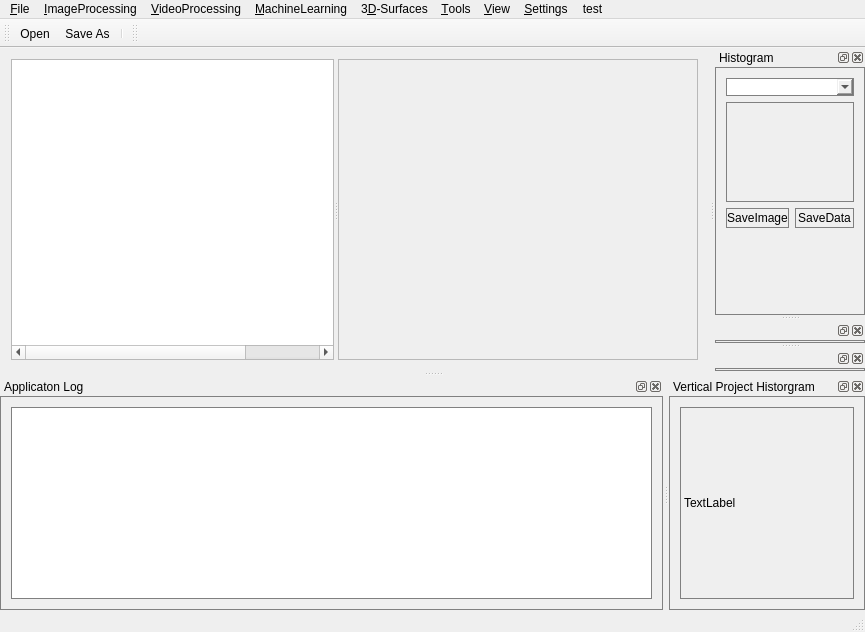
<?xml version="1.0" encoding="UTF-8"?>
<ui version="4.0">
 <class>MainWindow</class>
 <widget class="QMainWindow" name="MainWindow">
  <property name="geometry">
   <rect>
    <x>0</x>
    <y>0</y>
    <width>865</width>
    <height>632</height>
   </rect>
  </property>
  <property name="windowTitle">
   <string>Image Expert</string>
  </property>
  <property name="styleSheet">
   <string notr="true"/>
  </property>
  <widget class="QWidget" name="centralWidget">
   <property name="minimumSize">
    <size>
     <width>633</width>
     <height>200</height>
    </size>
   </property>
   <layout class="QHBoxLayout" name="horizontalLayout">
    <item>
     <widget class="QSplitter" name="splitH">
      <property name="orientation">
       <enum>Qt::Horizontal</enum>
      </property>
      <widget class="QTableWidget" name="tableWidgetHistory">
       <property name="acceptDrops">
        <bool>true</bool>
       </property>
       <property name="toolTip">
        <string>&lt;html&gt;&lt;head/&gt;&lt;body&gt;&lt;p&gt;历史文件信息&lt;/p&gt;&lt;/body&gt;&lt;/html&gt;</string>
       </property>
       <property name="editTriggers">
        <set>QAbstractItemView::NoEditTriggers</set>
       </property>
       <attribute name="horizontalHeaderVisible">
        <bool>false</bool>
       </attribute>
       <attribute name="verticalHeaderVisible">
        <bool>false</bool>
       </attribute>
       <attribute name="verticalHeaderCascadingSectionResizes">
        <bool>true</bool>
       </attribute>
       <attribute name="verticalHeaderDefaultSectionSize">
        <number>20</number>
       </attribute>
       <attribute name="verticalHeaderMinimumSectionSize">
        <number>17</number>
       </attribute>
       <attribute name="verticalHeaderStretchLastSection">
        <bool>false</bool>
       </attribute>
       <column>
        <property name="text">
         <string>Image</string>
        </property>
        <property name="textAlignment">
         <set>AlignLeading|AlignBottom</set>
        </property>
       </column>
       <column>
        <property name="text">
         <string>Size</string>
        </property>
        <property name="textAlignment">
         <set>AlignLeading|AlignBottom</set>
        </property>
       </column>
       <column>
        <property name="text">
         <string>Info</string>
        </property>
       </column>
       <column>
        <property name="text">
         <string>PathinWorkspace</string>
        </property>
       </column>
      </widget>
      <widget class="QScrollArea" name="scrollAreaMainDisplay">
       <property name="minimumSize">
        <size>
         <width>360</width>
         <height>240</height>
        </size>
       </property>
       <property name="widgetResizable">
        <bool>true</bool>
       </property>
       <widget class="QWidget" name="scrollAreaWidgetContents">
        <property name="geometry">
         <rect>
          <x>0</x>
          <y>0</y>
          <width>358</width>
          <height>300</height>
         </rect>
        </property>
        <layout class="QHBoxLayout" name="horizontalLayout_2">
         <item>
          <widget class="CImageLabel" name="pictureBox">
           <property name="minimumSize">
            <size>
             <width>0</width>
             <height>0</height>
            </size>
           </property>
           <property name="cursor">
            <cursorShape>CrossCursor</cursorShape>
           </property>
           <property name="mouseTracking">
            <bool>true</bool>
           </property>
           <property name="text">
            <string/>
           </property>
          </widget>
         </item>
        </layout>
       </widget>
      </widget>
     </widget>
    </item>
   </layout>
  </widget>
  <widget class="QMenuBar" name="menuBar">
   <property name="geometry">
    <rect>
     <x>0</x>
     <y>0</y>
     <width>865</width>
     <height>23</height>
    </rect>
   </property>
   <widget class="QMenu" name="menu_File">
    <property name="tearOffEnabled">
     <bool>false</bool>
    </property>
    <property name="title">
     <string>&amp;File</string>
    </property>
    <property name="toolTipsVisible">
     <bool>true</bool>
    </property>
    <addaction name="action_Open"/>
    <addaction name="action_SaveAs"/>
    <addaction name="separator"/>
    <addaction name="action_Exit"/>
   </widget>
   <widget class="QMenu" name="menuImageProcessing">
    <property name="title">
     <string>&amp;ImageProcessing</string>
    </property>
    <widget class="QMenu" name="menuPointOperation">
     <property name="title">
      <string>Intensity Transformations </string>
     </property>
     <addaction name="actionInverse"/>
     <addaction name="actionLog_Transformations"/>
     <addaction name="actionGamma_Transformations"/>
     <addaction name="actionPiecewise_Liear_Transformation_Functions"/>
     <addaction name="separator"/>
     <addaction name="actionHistogram_Equalization"/>
     <addaction name="actionHistogram_Matching"/>
     <addaction name="actionLocal_Histogram_Processing"/>
     <addaction name="actionHistogram_Image_Enhancement"/>
     <addaction name="separator"/>
     <addaction name="actionGray_Strach"/>
     <addaction name="actionDifference"/>
     <addaction name="actionFusing"/>
     <addaction name="actionCorrelation"/>
     <addaction name="action_miu_delta_Equalization"/>
     <addaction name="actionBinary_Operation"/>
    </widget>
    <widget class="QMenu" name="menuSpatial_Filtering">
     <property name="title">
      <string>Spatial Filtering</string>
     </property>
     <addaction name="actionSmoothing_Spatial_Filters"/>
     <addaction name="actionSharpening_Spatial_Filters"/>
     <addaction name="actionImage_Enhance"/>
    </widget>
    <widget class="QMenu" name="menuFrequency_Domain">
     <property name="title">
      <string>Frequency Domain</string>
     </property>
     <addaction name="actionSmoothing"/>
     <addaction name="actionSharpening"/>
     <addaction name="actionSelective_Filtering"/>
    </widget>
    <widget class="QMenu" name="menuImage_Restoration_and_Reconstruction">
     <property name="title">
      <string>Color Image Processing</string>
     </property>
    </widget>
    <addaction name="menuPointOperation"/>
    <addaction name="actionNoise_Models"/>
    <addaction name="menuSpatial_Filtering"/>
    <addaction name="actiong_Fuzzy_Techniques"/>
    <addaction name="separator"/>
    <addaction name="menuFrequency_Domain"/>
    <addaction name="separator"/>
    <addaction name="menuImage_Restoration_and_Reconstruction"/>
    <addaction name="separator"/>
    <addaction name="actionMorphological_Image_Processing"/>
    <addaction name="separator"/>
    <addaction name="actionImage_Segmentation"/>
   </widget>
   <widget class="QMenu" name="menuSettings">
    <property name="title">
     <string>&amp;Settings</string>
    </property>
    <widget class="QMenu" name="menuLanguages_2">
     <property name="title">
      <string>Languages</string>
     </property>
     <addaction name="actionChinese"/>
     <addaction name="actionEnglish_2"/>
    </widget>
    <addaction name="menuLanguages_2"/>
   </widget>
   <widget class="QMenu" name="menuVideoProcessing">
    <property name="title">
     <string>&amp;VideoProcessing</string>
    </property>
   </widget>
   <widget class="QMenu" name="menu_MachineLearning">
    <property name="title">
     <string>&amp;MachineLearning</string>
    </property>
   </widget>
   <widget class="QMenu" name="menu3_D_Surfaces">
    <property name="title">
     <string>3&amp;D-Surfaces</string>
    </property>
   </widget>
   <widget class="QMenu" name="menu_Tools">
    <property name="title">
     <string>&amp;Tools</string>
    </property>
    <addaction name="actionFileAssistant"/>
   </widget>
   <widget class="QMenu" name="menu_View">
    <property name="title">
     <string>&amp;View</string>
    </property>
   </widget>
   <widget class="QMenu" name="menutest">
    <property name="title">
     <string>test</string>
    </property>
    <addaction name="actiontestFunction"/>
   </widget>
   <addaction name="menu_File"/>
   <addaction name="menuImageProcessing"/>
   <addaction name="menuVideoProcessing"/>
   <addaction name="menu_MachineLearning"/>
   <addaction name="menu3_D_Surfaces"/>
   <addaction name="menu_Tools"/>
   <addaction name="menu_View"/>
   <addaction name="menuSettings"/>
   <addaction name="menutest"/>
  </widget>
  <widget class="QToolBar" name="mainToolBar">
   <attribute name="toolBarArea">
    <enum>TopToolBarArea</enum>
   </attribute>
   <attribute name="toolBarBreak">
    <bool>false</bool>
   </attribute>
   <addaction name="action_Open"/>
   <addaction name="action_SaveAs"/>
   <addaction name="separator"/>
  </widget>
  <widget class="QStatusBar" name="statusBar"/>
  <widget class="QDockWidget" name="dockWidgetHistorgram">
   <property name="features">
    <set>QDockWidget::AllDockWidgetFeatures</set>
   </property>
   <property name="allowedAreas">
    <set>Qt::LeftDockWidgetArea|Qt::RightDockWidgetArea</set>
   </property>
   <property name="windowTitle">
    <string>Histogram</string>
   </property>
   <attribute name="dockWidgetArea">
    <number>2</number>
   </attribute>
   <widget class="QWidget" name="dockWidgetContentsHistorgram">
    <property name="styleSheet">
     <string notr="true">border:1px solid gray;</string>
    </property>
    <layout class="QVBoxLayout" name="verticalLayout_3">
     <item>
      <layout class="QVBoxLayout" name="verticalLayout_2">
       <item>
        <layout class="QVBoxLayout" name="verticalLayout">
         <item>
          <widget class="QComboBox" name="comboBoxHistorgram">
           <property name="maximumSize">
            <size>
             <width>16777215</width>
             <height>16777215</height>
            </size>
           </property>
           <property name="currentText">
            <string/>
           </property>
           <property name="currentIndex">
            <number>-1</number>
           </property>
           <property name="maxVisibleItems">
            <number>4</number>
           </property>
          </widget>
         </item>
         <item>
          <widget class="CImageLabel" name="labelHistorgram">
           <property name="minimumSize">
            <size>
             <width>128</width>
             <height>100</height>
            </size>
           </property>
           <property name="maximumSize">
            <size>
             <width>16777215</width>
             <height>150</height>
            </size>
           </property>
           <property name="text">
            <string/>
           </property>
          </widget>
         </item>
         <item>
          <layout class="QHBoxLayout" name="horizontalLayout_5">
           <item>
            <widget class="QPushButton" name="pushButtonHistSaveImg">
             <property name="minimumSize">
              <size>
               <width>0</width>
               <height>20</height>
              </size>
             </property>
             <property name="maximumSize">
              <size>
               <width>16777215</width>
               <height>16777215</height>
              </size>
             </property>
             <property name="toolTip">
              <string>save current historgram as image</string>
             </property>
             <property name="text">
              <string>SaveImage</string>
             </property>
            </widget>
           </item>
           <item>
            <widget class="QPushButton" name="pushButtonHistSaveData">
             <property name="minimumSize">
              <size>
               <width>0</width>
               <height>20</height>
              </size>
             </property>
             <property name="maximumSize">
              <size>
               <width>16777215</width>
               <height>16777215</height>
              </size>
             </property>
             <property name="toolTip">
              <string>Save current historgram to file</string>
             </property>
             <property name="text">
              <string>SaveData</string>
             </property>
            </widget>
           </item>
          </layout>
         </item>
        </layout>
       </item>
       <item>
        <spacer name="verticalSpacer">
         <property name="orientation">
          <enum>Qt::Vertical</enum>
         </property>
         <property name="sizeHint" stdset="0">
          <size>
           <width>20</width>
           <height>40</height>
          </size>
         </property>
        </spacer>
       </item>
      </layout>
     </item>
    </layout>
   </widget>
  </widget>
  <widget class="QDockWidget" name="dockWidgetAppInfo">
   <property name="styleSheet">
    <string notr="true">*{border: 1px solid gray;}</string>
   </property>
   <property name="windowTitle">
    <string>Applicaton Log</string>
   </property>
   <attribute name="dockWidgetArea">
    <number>8</number>
   </attribute>
   <widget class="QWidget" name="dockWidgetContents">
    <layout class="QVBoxLayout" name="verticalLayout_4">
     <item>
      <widget class="QTableWidget" name="tableWidgetLogInfo">
       <property name="enabled">
        <bool>true</bool>
       </property>
       <property name="sizePolicy">
        <sizepolicy hsizetype="Expanding" vsizetype="Expanding">
         <horstretch>0</horstretch>
         <verstretch>0</verstretch>
        </sizepolicy>
       </property>
       <property name="minimumSize">
        <size>
         <width>0</width>
         <height>100</height>
        </size>
       </property>
       <property name="maximumSize">
        <size>
         <width>16777215</width>
         <height>16777215</height>
        </size>
       </property>
       <property name="sizeIncrement">
        <size>
         <width>0</width>
         <height>150</height>
        </size>
       </property>
       <property name="frameShape">
        <enum>QFrame::StyledPanel</enum>
       </property>
       <property name="editTriggers">
        <set>QAbstractItemView::NoEditTriggers</set>
       </property>
       <property name="gridStyle">
        <enum>Qt::NoPen</enum>
       </property>
       <property name="columnCount">
        <number>3</number>
       </property>
       <attribute name="horizontalHeaderVisible">
        <bool>false</bool>
       </attribute>
       <attribute name="horizontalHeaderCascadingSectionResizes">
        <bool>false</bool>
       </attribute>
       <attribute name="horizontalHeaderMinimumSectionSize">
        <number>10</number>
       </attribute>
       <attribute name="horizontalHeaderStretchLastSection">
        <bool>true</bool>
       </attribute>
       <attribute name="verticalHeaderCascadingSectionResizes">
        <bool>true</bool>
       </attribute>
       <attribute name="verticalHeaderDefaultSectionSize">
        <number>20</number>
       </attribute>
       <attribute name="verticalHeaderMinimumSectionSize">
        <number>17</number>
       </attribute>
       <column>
        <property name="text">
         <string>Time</string>
        </property>
        <property name="font">
         <font>
          <family>Consolas</family>
         </font>
        </property>
       </column>
       <column>
        <property name="text">
         <string>Command</string>
        </property>
        <property name="font">
         <font>
          <family>Consolas</family>
         </font>
        </property>
       </column>
       <column>
        <property name="text">
         <string>Arguments</string>
        </property>
        <property name="font">
         <font>
          <family>Consolas</family>
         </font>
        </property>
       </column>
      </widget>
     </item>
    </layout>
   </widget>
  </widget>
  <widget class="QDockWidget" name="dockWidget_3">
   <property name="styleSheet">
    <string notr="true">*{border: 1px solid gray;}</string>
   </property>
   <property name="allowedAreas">
    <set>Qt::LeftDockWidgetArea|Qt::RightDockWidgetArea</set>
   </property>
   <attribute name="dockWidgetArea">
    <number>2</number>
   </attribute>
   <widget class="QWidget" name="dockWidgetContents_3">
    <widget class="QPushButton" name="pushButton">
     <property name="geometry">
      <rect>
       <x>20</x>
       <y>20</y>
       <width>75</width>
       <height>23</height>
      </rect>
     </property>
     <property name="text">
      <string>PushButton</string>
     </property>
    </widget>
   </widget>
  </widget>
  <widget class="QDockWidget" name="dockWidget_4">
   <property name="styleSheet">
    <string notr="true">*{border: 1px solid gray;}</string>
   </property>
   <property name="allowedAreas">
    <set>Qt::LeftDockWidgetArea|Qt::RightDockWidgetArea</set>
   </property>
   <attribute name="dockWidgetArea">
    <number>2</number>
   </attribute>
   <widget class="QWidget" name="dockWidgetContents_4"/>
  </widget>
  <widget class="QDockWidget" name="dockWidgetVPHist">
   <property name="styleSheet">
    <string notr="true">*{border: 1px solid gray;}</string>
   </property>
   <property name="allowedAreas">
    <set>Qt::BottomDockWidgetArea</set>
   </property>
   <property name="windowTitle">
    <string>Vertical Project Historgram</string>
   </property>
   <attribute name="dockWidgetArea">
    <number>8</number>
   </attribute>
   <widget class="QWidget" name="dockWidgetContentsVPHist">
    <layout class="QHBoxLayout" name="horizontalLayout_3">
     <item>
      <widget class="QLabel" name="label">
       <property name="minimumSize">
        <size>
         <width>0</width>
         <height>100</height>
        </size>
       </property>
       <property name="styleSheet">
        <string notr="true">*{border: 1px solid gray;}</string>
       </property>
       <property name="text">
        <string>TextLabel</string>
       </property>
      </widget>
     </item>
    </layout>
   </widget>
  </widget>
  <widget class="QToolBar" name="toolBar">
   <property name="windowTitle">
    <string>toolBar</string>
   </property>
   <attribute name="toolBarArea">
    <enum>TopToolBarArea</enum>
   </attribute>
   <attribute name="toolBarBreak">
    <bool>false</bool>
   </attribute>
  </widget>
  <action name="action_Open">
   <property name="icon">
    <iconset resource="resource.qrc">
     <normaloff>:/img/imgs/open.png</normaloff>:/img/imgs/open.png</iconset>
   </property>
   <property name="text">
    <string>&amp;Open...</string>
   </property>
   <property name="iconText">
    <string>Open</string>
   </property>
   <property name="toolTip">
    <string>Open Image Files</string>
   </property>
   <property name="whatsThis">
    <string>Open Image Files</string>
   </property>
   <property name="shortcut">
    <string>Alt+O</string>
   </property>
  </action>
  <action name="action_SaveAs">
   <property name="icon">
    <iconset resource="resource.qrc">
     <normaloff>:/img/imgs/save.png</normaloff>:/img/imgs/save.png</iconset>
   </property>
   <property name="text">
    <string>Save &amp;As...</string>
   </property>
   <property name="toolTip">
    <string>&lt;html&gt;&lt;head/&gt;&lt;body&gt;&lt;p&gt;Save As&lt;/p&gt;&lt;/body&gt;&lt;/html&gt;</string>
   </property>
   <property name="whatsThis">
    <string>Save As</string>
   </property>
   <property name="shortcut">
    <string>Alt+S</string>
   </property>
  </action>
  <action name="action_Exit">
   <property name="text">
    <string>&amp;Exit</string>
   </property>
   <property name="toolTip">
    <string>&lt;html&gt;&lt;head/&gt;&lt;body&gt;&lt;p&gt;Exit&lt;/p&gt;&lt;/body&gt;&lt;/html&gt;</string>
   </property>
  </action>
  <action name="actionEnglish">
   <property name="text">
    <string>English</string>
   </property>
  </action>
  <action name="actionChinese">
   <property name="checkable">
    <bool>true</bool>
   </property>
   <property name="text">
    <string>Chinese</string>
   </property>
  </action>
  <action name="actionEnglish_2">
   <property name="checkable">
    <bool>true</bool>
   </property>
   <property name="checked">
    <bool>true</bool>
   </property>
   <property name="text">
    <string>English</string>
   </property>
  </action>
  <action name="actionFileAssistant">
   <property name="text">
    <string>FileAssistant</string>
   </property>
  </action>
  <action name="actionInverse">
   <property name="text">
    <string>Negatives</string>
   </property>
  </action>
  <action name="actionLog_Transformations">
   <property name="text">
    <string>Log Transformations</string>
   </property>
  </action>
  <action name="actionGamma_Transformations">
   <property name="text">
    <string>Gamma Transformations</string>
   </property>
  </action>
  <action name="actionPiecewise_Liear_Transformation_Functions">
   <property name="text">
    <string>Piecewise-Liear Transformation Functions</string>
   </property>
  </action>
  <action name="actionHistogram_Equalization">
   <property name="text">
    <string>Histogram Equalization</string>
   </property>
  </action>
  <action name="actionHistogram_Matching">
   <property name="text">
    <string>Histogram Matching</string>
   </property>
  </action>
  <action name="actionLocal_Histogram_Processing">
   <property name="text">
    <string>Local Histogram Processing</string>
   </property>
  </action>
  <action name="actionHistogram_Image_Enhancement">
   <property name="text">
    <string>Histogram Image Enhancement</string>
   </property>
  </action>
  <action name="actionSmoothing_Spatial_Filters">
   <property name="text">
    <string>Smoothing Spatial Filters...</string>
   </property>
  </action>
  <action name="actionSharpening_Spatial_Filters">
   <property name="text">
    <string>Sharpening Spatial Filters...</string>
   </property>
  </action>
  <action name="actionGray_Strach">
   <property name="text">
    <string>Gray Strach</string>
   </property>
  </action>
  <action name="actionDifference">
   <property name="text">
    <string>Difference</string>
   </property>
  </action>
  <action name="actionFusing">
   <property name="text">
    <string>Fusing</string>
   </property>
  </action>
  <action name="actionCorrelation">
   <property name="text">
    <string>Correlation</string>
   </property>
  </action>
  <action name="action_miu_delta_Equalization">
   <property name="text">
    <string>(miu-delta)Equalization</string>
   </property>
  </action>
  <action name="actionBinary_Operation">
   <property name="text">
    <string>Binary Operation</string>
   </property>
  </action>
  <action name="actionImage_Enhance">
   <property name="text">
    <string>Image Enhancement</string>
   </property>
  </action>
  <action name="actiong_Fuzzy_Techniques">
   <property name="text">
    <string>Fuzzy Techniques</string>
   </property>
  </action>
  <action name="actionSmoothing">
   <property name="text">
    <string>Smoothing Filters</string>
   </property>
  </action>
  <action name="actionSharpening">
   <property name="text">
    <string>Sharpening Filters</string>
   </property>
  </action>
  <action name="actionSelective_Filtering">
   <property name="text">
    <string>Selective Filters</string>
   </property>
  </action>
  <action name="actionNoise_Models">
   <property name="text">
    <string>Noise Models</string>
   </property>
  </action>
  <action name="actionMorphological_Image_Processing">
   <property name="text">
    <string>Morphological Image Processing</string>
   </property>
  </action>
  <action name="actionImage_Segmentation">
   <property name="text">
    <string>Image Segmentation</string>
   </property>
  </action>
  <action name="actiontestFunction">
   <property name="text">
    <string>testFunction</string>
   </property>
  </action>
 </widget>
 <layoutdefault spacing="6" margin="11"/>
 <customwidgets>
  <customwidget>
   <class>CImageLabel</class>
   <extends>QLabel</extends>
   <header location="global">cimagelabel.h</header>
  </customwidget>
 </customwidgets>
 <resources>
  <include location="resource.qrc"/>
 </resources>
 <connections/>
</ui>
